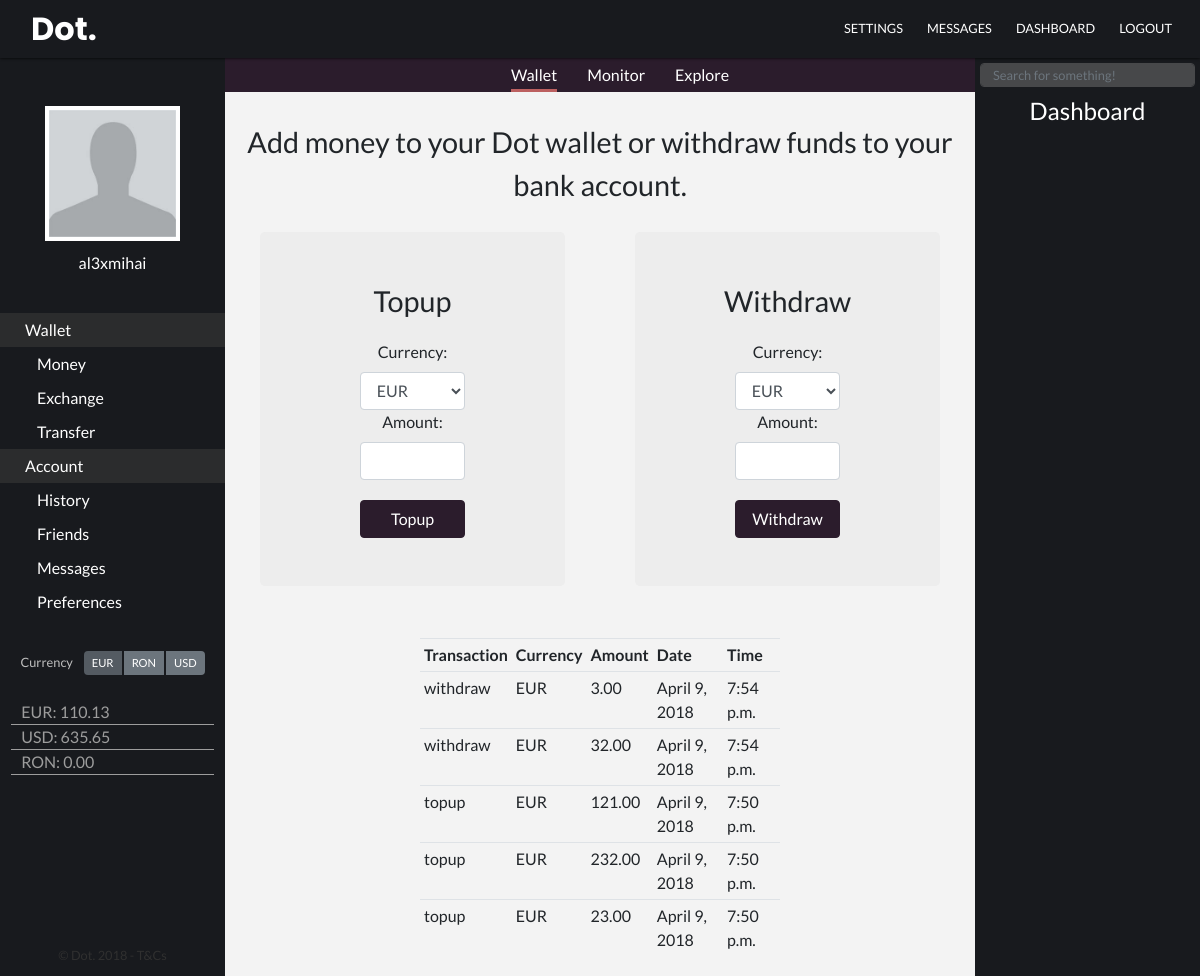
The app's page /money/ (signed in) with its own data.
### dot_basic/models.py (models this page shows)
class Profile(models.Model):
    user = models.OneToOneField(User, on_delete=models.CASCADE)
    bio = models.TextField(max_length=500, blank=True)
    location = models.CharField(max_length=30, blank=True, null=True)
    birth_date = models.DateField(null=True, blank=True)
    avatar = models.ImageField(upload_to='documents', default='media/avatar.jpg')
    USD = models.DecimalField(max_digits=10, decimal_places=2, default=0.0)
    EUR = models.DecimalField(max_digits=10, decimal_places=2, default=0.0)
    RON = models.DecimalField(max_digits=10, decimal_places=2, default=0.0)
    default_payment = models.IntegerField(default = 0, blank=True)
    corporate =  models.BooleanField(default=False)

class OpHistory(models.Model):
    user = models.ForeignKey(User, related_name="user", on_delete=models.CASCADE)
    user2 = models.ForeignKey(User, related_name="receiver", null =True, on_delete=models.CASCADE)
    currency = models.CharField(max_length=30, null=True, blank=True)
    amount = models.DecimalField(max_digits=10, decimal_places=2, default=0.0)
    optype = models.CharField(max_length=30, null=True)
    date = models.DateField(null=True, blank=True)
    time = models.TimeField(null=True, blank=True)

### dot_basic/views.py (the view, shortened to what this page needs)
# urls.py: path('money/', moneyView, name='operations'),
def moneyView(request):
    user = request.user
    if user.profile.corporate is False:
        history = basic_models.OpHistory.objects.filter(user=user).order_by('-id')[:5]
        topupform = basic_forms.TopUpForm()
        withdrawform = basic_forms.WithdrawForm()
        return render(request, 'users/wallet/money.html', {'topupform': topupform, 'withdrawform': withdrawform, 'history': history})
    else:
        return redirect('/')

### dot_basic/forms.py
class TopUpForm(forms.Form):
    currency = forms.CharField(label='Currency: ', widget=forms.Select(choices=currencies))
    amount = forms.DecimalField(label='Amount: ')

class WithdrawForm(forms.Form):
    currency = forms.CharField(label='Currency: ', widget=forms.Select(choices=currencies))
    amount = forms.DecimalField(label='Amount: ')

### dot_basic/templates/users/wallet/money.html (shortened to what this page needs)
{% extends 'base.html' %}
{% block content %}
  <link rel = "stylesheet" type = "text/css" href = "/static/basic/css/money.css" />
  <div class="container-fluid money-container">
    <div class="row">
        <div class="text-center money-header">
            <div class="money-text"> Add money to your Dot wallet or withdraw funds to your bank account.</div>
        </div>
    </div>
    <div class="row">
            <div class="col-lg-6 col-md-12">
                <div class="jumbotron text-center">
                    <div class="container-fluid" id="money-text"> Topup </div>
                    <div class="container-fluid" id="topup-form">
                        <form class="form-horizontal" method="post">{% csrf_token %}
                          <fieldset>
                            {% for field in topupform %}
                            <div class="control-group">
                              <label class="control-label">{{ field.label }}</label>
                              <div class="controls">{{ field }}
                              </div>
                            </div>
                            {% endfor %}
                          </fieldset>
                          <div class="form-actions">
                            <button name="topup" type="submit" class="btn btn-primary btn-space custom-btn">Topup</button>
                          </div>
                        </form>
                    </div>
                </div>
            </div>
            <div class="col-lg-6 col-md-12">
                <div class="jumbotron text-center">
                    <div class="container-fluid" id="money-text"> Withdraw </div>
                    <div class="container-fluid" id="withdraw-form">
                        <form class="form-horizontal" method="post">{% csrf_token %}
                          <fieldset>
                            {% for field in withdrawform %}
                            <div class="control-group">
                              <label class="control-label">{{ field.label }}</label>
                              <div class="controls">{{ field }}
                              </div>
                            </div>
                            {% endfor %}
                          </fieldset>
                          <div class="form-actions">
                            <button name="withdraw" type="submit" class="btn btn-primary btn-space custom-btn">Withdraw</button>
                          </div>
                        </form>
                    </div>
                </div>
            </div>
    </div>
    <div class="row">
            <div class="col-12">
                <table class="table history">
                  <tr>
                    <th>Transaction</th>
                    <th>Currency</th>
                    <th>Amount</th>
                    <th>Date</th>
                    <th>Time</th>
                  </tr>
                {% for item in history %}
                  <tr>
                    <td>{{ item.optype }}</td>
                    <td>{{ item.currency }}</td>
                    <td>{{ item.amount }}</td>
                    <td>{{ item.date }}</td>
                    <td>{{ item.time }}</td>
                  </tr>
                {% endfor %}
            </table>
            </div>
    </div>
  </div>
{% endblock %}

### dot_basic/templates/base.html (shortened to what this page needs)
<!DOCTYPE html>
<html>
<head>
    <link rel="stylesheet" href="https://maxcdn.bootstrapcdn.com/bootstrap/4.0.0/css/bootstrap.min.css">
    <link rel = "stylesheet" type = "text/css" href = "/static/basic/css/style.css" />
</head>
<body>
<div class="container-fluid h-100">
<nav class="navbar navbar-expand-lg navbar-dark fixed-top" id="navbar-style">
  <a class="navbar-brand" href="#">Dot.</a>
  <div class="collapse navbar-collapse" id='dotnavbar'>
    <ul class="navbar-nav ml-auto">
      <li class="nav-item mx-1">
        <a class="nav-link" href="/settings">SETTINGS</a>
      </li>
      <li class="nav-item mx-1">
        <a class="nav-link" href="/messages">MESSAGES</a>
      </li>
      <li class="nav-item mx-1">
        <a class="nav-link" style="cursor: pointer;" onclick="display()">DASHBOARD</a>
      </li>
      <li class="nav-item mx-1">
        <a class="nav-link" href="/logout">LOGOUT</a>
      </li>
    </ul>
  </div>
</nav>
<div id="wrapper">
    <div class="row h-100">
        <div class="col" id="sidebar">
            <div class="welcome-items row">
                <img class="avatar-style" src='{{ user.profile.avatar.url }}'>
            </div>
            <div class="welcome-items row">
                <div class="details">{{ user.username }} </div>
            </div>
            <div class="sidebar-menu row">
                <ul class="sidebar-list">
                    <li class="sidebar-item sidebar-cat">
                        <a class="sidebar-link" href="/">Wallet</a>
                    </li>
                    <li class="sidebar-item sidebar-sub">
                        <a class="sidebar-link" href="/money">Money</a>
                    </li>
                    <li class="sidebar-item sidebar-sub">
                        <a class="sidebar-link" href="/exchange">Exchange</a>
                    </li>
                    <li class="sidebar-item sidebar-sub">
                        <a class="sidebar-link" href="/transfer">Transfer</a>
                    </li>
                    <li class="sidebar-item sidebar-cat">
                        <a class="sidebar-link" href="">Account</a>
                    </li>
                    <li class="sidebar-item sidebar-sub">
                        <a class="sidebar-link" href="/history">History</a>
                    </li>
                    <li class="sidebar-item sidebar-sub">
                        <a class="sidebar-link" href="/friends">Friends</a>
                    </li>
                    <li class="sidebar-item sidebar-sub">
                        <a class="sidebar-link" href="/messages">Messages</a>
                    </li>
                    <li class="sidebar-item sidebar-sub">
                        <a class="sidebar-link" href="/settings">Preferences</a>
                    </li>
                </ul>
            </div>
            <div class="sidebar-settings row mx-0">
                <div class="sidebar-settings-text " data-toggle="tooltip" data-placement="right" title="Your default currency is used in all transactions!"><small> Currency</small></div>
                <div class="btn-group btn-group-toggle sidebar-btn-grp" data-toggle="buttons">
                  <label class="btn btn-secondary sidebar-btn active">
                    <input type="radio" name="options" id="option1" autocomplete="off" checked> EUR
                  </label>
                  <label class="btn btn-secondary sidebar-btn">
                    <input type="radio" name="options" id="option2" autocomplete="off"> RON
                  </label>
                  <label class="btn btn-secondary sidebar-btn">
                    <input type="radio" name="options" id="option3" autocomplete="off"> USD
                  </label>
                </div>
            </div>
            <div class="sidebar-money row">
                <ul class="sidebar-money-list">
                    <li class="sidebar-currency">EUR: {{ user.profile.EUR }} </li>
                    <li class="sidebar-currency">USD: {{ user.profile.USD }} </li>
                    <li class="sidebar-currency">RON: {{ user.profile.RON }} </li>
                </ul>
            </div>
            <div class="footer row">
                <div class="footer-text"><small>&copy; Dot. 2018 - T&amp;Cs</small></div>
            </div>
        </div>
        <div class="col" id="content">
            <div class="row" id="menubar">
                <ul class="menu-list">
                    <li class="menu-item"><a class="active" href="/">Wallet</a></li>
                    <li class="menu-item"><a href="/">Monitor</a></li>
                    <li class="menu-item"><a href="/">Explore</a></li>
                </ul>
            </div>
            <div class="row mx-0 h-100">
            {% block content %}
            {% endblock %}
            </div>
        </div>
        <div class="col" id="sidebar2">
            <div class="row search-row">
                <div class="input-group">
                  <input class="form-control search-inner" id="search-input" placeholder="Search for something!">
                </div>
            </div>
            <div class="dashboard-header row">
                <div class="dashboard-title"> Dashboard </div>
            </div>
        </div>
    </div>
</div>
</div>
</body>
</html>

### static/basic/css/style.css (style rules this page uses)
html, body { font-family: 'Lato', sans-serif; font-weight: 400; overflow: auto; height: 100%; }
.navbar-dark .navbar-nav .nav-link { text-align: right; font-weight: 400; color: #fff; font-size: 0.8em; font-family: 'Lato', sans-serif; font-weight: 400; }
.navbar-brand { padding-left: 15px; padding-top: 0px; padding-bottom: 0px; font-family: 'Poppins', sans-serif; font-weight: 700; font-size: 2rem; }
#navbar-style { padding-top:5px; padding-bottom: 5px; background-color: #181a1e; box-shadow: 0px 0px 3px 0px black; }
#wrapper { padding-top:58px; height: 100% }
#sidebar { background-color: #181a1e; min-width: 225px; max-width: 225px; padding-top: 6vh; }
#sidebar2 { background-color: #181a1e; min-width: 225px; max-width: 225px; padding-top: 25px; }
.dashboard-title { font-size: 1.5em; color: #fff; margin: 0px auto; }
#content { background-color: #F3F3F3; padding-left: 0; padding-right: 0; overflow: auto; }
#menubar { position: absolute; background-color: #2b1c2c; color: #2b1c2c; width: 100%; margin: 0; }
.menu-list { margin: 0px auto 0px auto; }
.menu-item { margin: 0px 15px 0px 15px ; float: left; list-style: none; color: #fff; }
.menu-item a { display: inline-block; padding-top:5px; padding-bottom: 2px; border-bottom: 3px solid transparent; color: #fff; text-decoration: none; }
.menu-item .active { border-bottom: 3px #BC6060 solid; }
.avatar-style { width: 60%; height:auto; border: 4px #fff solid; margin: 0px auto; }
.details { padding-top: 10px; color: #fff; font-weight: 400; margin: 0px auto 8px; }
.sidebar-list { margin: 30px 0 0 0 ; padding:0; width: 100%; }
.sidebar-item { list-style: none; }
.sidebar-item a { font-size: 1em; display: block; color: #fff; padding: 5px 0 5px 25px; }
.sidebar-sub a { padding-left: 37px; }
.sidebar-cat a { background-color: #2B2C2D; }
.footer { text-align: center; padding-top: 50px; }
.footer-text { color: #303030; position: absolute; bottom: 0; left: 50%; -webkit-transform:translateX(-50%); white-space: nowrap; padding-bottom: 10px; }
.sidebar-btn-grp { margin: 0 auto 5px; float: right; display: inline; }
.sidebar-btn { font-size: 0.7rem; padding: .200rem .50rem; border: none; }
.sidebar-settings-text { margin: 0 auto; color: #BEBEBE; }
.sidebar-settings { margin-top: 30px; }
.sidebar-money-list { list-style: none; color: #9D9D9D; padding-left: 0; width: 90%; margin: 20px auto 0px; }
.sidebar-currency { border-bottom: 1px #9D9D9D solid; display: block; color: #9D9D9D; padding-left: 10px; }
.search-inner { margin:0px 5px 20px 5px; font-size: 0.8rem; background-color: #47484A; color: #9D9D9D; height: 80%; border: 1px solid #47484A; }
.search-row { margin-top: -20px; }

### static/basic/css/money.css (style rules this page uses)
.money-container { padding-top: 58px; }
#id_currency, #id_amount { height: calc(2.25rem + 2px); padding: .375rem .75rem; width: 50%; font-size: 1rem; line-height: 1.5; color: #495057; background-color: #fff; background-clip: padding-box; border: 1px solid #ced4da; border-radius: .25rem; transition: border-color .15s ease-in-out,box-shadow .15s ease-in-out; }
.custom-btn { margin-top: 20px; width: 50%; background-color: #2b1c2c; border-color: #2b1c2c }
.jumbotron { background-color: #ededed; padding: 3rem 2rem; margin-left: 20px; margin-right: 20px; }
#money-text { font-size: 1.8rem; margin-bottom: 1rem; }
.money-text { font-size: 1.8rem; }
.money-header { margin: 5px auto 25px; }
.history { width: 50%; margin: 20px auto; }
.table th, .table td { padding: .25rem; }

### records on screen
OpHistory: optype "withdraw", currency "EUR", amount "3.00", date "April 9, 2018", time "7:54 p.m."
OpHistory: optype "withdraw", currency "EUR", amount "32.00", date "April 9, 2018", time "7:54 p.m."
OpHistory: optype "topup", currency "EUR", amount "121.00", date "April 9, 2018", time "7:50 p.m."
OpHistory: optype "topup", currency "EUR", amount "232.00", date "April 9, 2018", time "7:50 p.m."
OpHistory: optype "topup", currency "EUR", amount "23.00", date "April 9, 2018", time "7:50 p.m."

### other values on screen
{{ user.username }} "al3xmihai"
{{ user.profile.EUR }} "110.13"
{{ user.profile.USD }} "635.65"
{{ user.profile.RON }} "0.00"
{{ field.label }} "Currency:" "Amount:"
